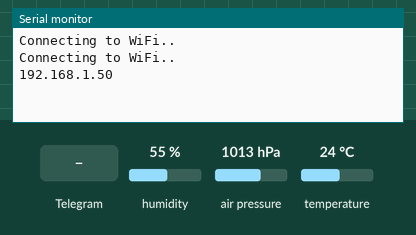
Recording of a sketch running on a simulated ESP8266 (NodeMCU). Parts: the last lines printed to the serial monitor. The inputs (shaded band) are chosen by the test bench; at power-on: humidity 55 %, air pressure 1013 hPa, temperature 24 °C. WiFi joins after 1.5 s; servers stay silent unless stated; network time is answered at once with the bench clock; the local clock reads 2024-03-15 10:24:30 at power-on unless the sketch sets it.

Above: at 3.2 s.
3.3 s: Telegram message "/start" received
At 4.6 s:
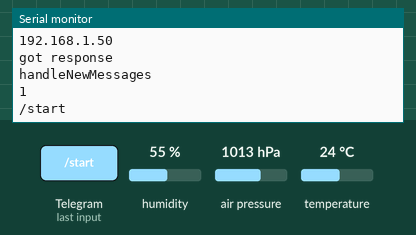
5.1 s: Telegram message "/readings" received
At 6.1 s:
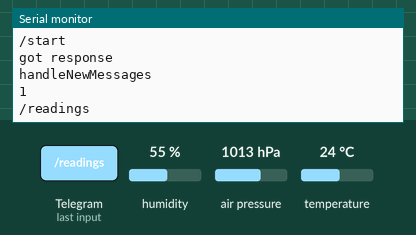
7.0 s: Telegram message "/temperature" received
At 8.6 s:
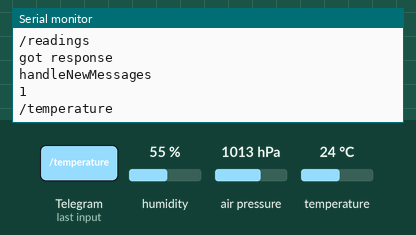
8.9 s: Telegram message "/humidity" received
At 10.4 s:
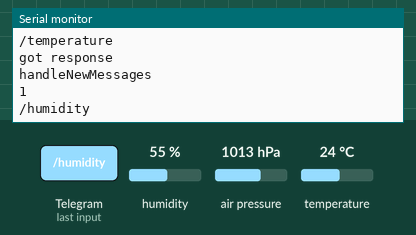
10.8 s: Telegram message "/pressure" received
At 12.0 s:
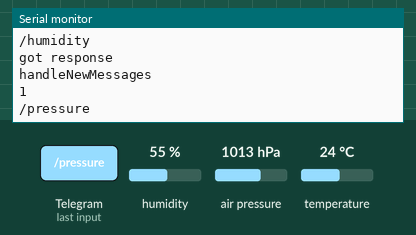

Measured:
- after the input at 3.3 s, the serial monitor: prints a new line after 0.33 s (image 1)
- after the input at 5.1 s, the serial monitor: prints a new line after 0.44 s (image 2)
- after the input at 7.0 s, the serial monitor: prints a new line after 0.44 s (image 3)
- after the input at 8.9 s, the serial monitor: prints a new line after 0.44 s (image 4)
- after the input at 10.8 s, the serial monitor: prints a new line after 0.45 s (image 5)

The sketch:

2.0.1.ino
```cpp
#ifdef ESP32
#include "WiFi.h"
#else
#include "ESP8266WiFi.h"
#endif
#include "WiFiClientSecure.h"
#include "UniversalTelegramBot.h"
#include "ArduinoJson.h"
#include "Adafruit_BME280.h"
#include "Adafruit_Sensor.h"
#include <WiFiUdp.h>
#include <NTPClient.h>

const char* ssid = "*******";
const char* password = "*******";

const long utcOffsetInSeconds = 7200;

char daysOfTheWeek[7][23] = {"Воскресенье", "Понедельник", "Вторник", "Среда", "Четверг", "Пятница", "Суббота"};

WiFiUDP ntpUDP;
NTPClient timeClient(ntpUDP, "pool.ntp.org", utcOffsetInSeconds);

#define BOTtoken "5785951704:AAEhQfziLkTfzeq_3r_TxfEbOZyT2DMJCPM"

#ifdef ESP8266
  X509List cert(TELEGRAM_CERTIFICATE_ROOT);
#endif

WiFiClientSecure client;
UniversalTelegramBot bot(BOTtoken, client);

 int botRequestDelay = 1000;
 unsigned long lastTimeBotRan;

 Adafruit_BME280 bme;

 String getReadings(){
  float temperature, humidity, pressure;
  temperature = bme.readTemperature();
  humidity = bme.readHumidity();
  pressure = bme.readPressure() / 100.0F * 0.7500637554192;
  if (timeClient.getHours() >= 00 && timeClient.getHours() <= 4 && timeClient.getMinutes() >= 00 && timeClient.getMinutes() <= 59){
    String message = "🌙 "  + String(daysOfTheWeek[timeClient.getDay()]) + "  ";
    message += String(timeClient.getHours()) + ":";
    message += String(timeClient.getMinutes()) + " \n \n ";
    message += "🌡Температура: " + String(temperature) + " ºC \n";
    message += "💧 Влажность: " + String(humidity) + " % \n";
    message += "㎪ Давление: " + String(pressure) + " Mm";
    return message;
  }
  if (timeClient.getHours() >= 5 && timeClient.getHours() <= 11 && timeClient.getMinutes() >= 00 && timeClient.getMinutes() <= 59){
    String message = "🌅 "  + String(daysOfTheWeek[timeClient.getDay()]) + "  ";
    message += String(timeClient.getHours()) + ":";
    message += String(timeClient.getMinutes()) + " \n \n ";
    message += "🌡Температура: " + String(temperature) + " ºC \n";
    message += "💧 Влажность: " + String(humidity) + " % \n";
    message += "㎪ Давление: " + String(pressure) + " Mm";
    return message;
  }
  if (timeClient.getHours() >= 12 && timeClient.getHours() <= 17 && timeClient.getMinutes() >= 00 && timeClient.getMinutes() <= 59){
    String message = "☀ " + String(daysOfTheWeek[timeClient.getDay()]) + "  ";
    message += String(timeClient.getHours()) + ":";
    message += String(timeClient.getMinutes()) + " \n \n ";
    message += "🌡Температура: " + String(temperature) + " ºC \n";
    message += "💧 Влажность: " + String(humidity) + " % \n";
    message += "㎪ Давление: " + String(pressure) + " Mm";

    return message;
  }
  if (timeClient.getHours() >= 18 && timeClient.getHours() <= 23 && timeClient.getMinutes() >= 00 && timeClient.getMinutes() <= 59){
    String message = "🌄"  + String(daysOfTheWeek[timeClient.getDay()]) + "  ";
    message += String(timeClient.getHours()) + ":";
    message += String(timeClient.getMinutes()) + " \n \n ";
    message += "🌡Температура: " + String(temperature) + " ºC \n";
    message += "💧 Влажность: " + String(humidity) + " % \n";
    message += "㎪ Давление: " + String(pressure) + " Mm";
    return message;
  }
 }

 String getTempr(){
  float temperature;
  temperature = bme.readTemperature();
  String message = "🌡 Температура: " + String(temperature) + " ºC \n";
  return message;
 }
  String getHum(){
  float humidity;
  humidity = bme.readHumidity();
  String message = "💧 Влажность: " + String(humidity) + " % \n";
  return message;
 }
 String getPres(){
  float pressure;
  pressure = bme.readPressure() / 100.0F * 0.7500637554192;
  String message = "㎪ Давление: " + String(pressure) + " Mm \n";
  return message;
 }


void handleNewMessages(int numNewMessages){
  Serial.println("handleNewMessages");
  Serial.println(String(numNewMessages));

  for (int i = 0; i < numNewMessages; i++){
    String chat_id = String(bot.messages[i].chat_id);
    String text = bot.messages[i].text;
    Serial.println(text);

    String from_name = bot.messages[i].from_name;

    if (text == "/start"){
      String welcome = "Добро пожаловать, " + from_name + ".\n";
      welcome += "Используйте эти команды, чтобы получить данные:\n\n";
      welcome += "/readings \n";
      welcome += "/temperature \n";
      welcome += "/humidity \n";
      welcome += "/pressure \n";
      bot.sendMessage(chat_id, welcome, "");
    }
    if (text == "/readings"){
      String readings = getReadings();
      bot.sendMessage(chat_id, readings, "");
    }
        if (text == "/temperature"){
      String readings = getTempr();
      bot.sendMessage(chat_id, readings, "");
    }
        if (text == "/humidity"){
      String readings = getHum();
      bot.sendMessage(chat_id, readings, "");
    }
        if (text == "/pressure"){
      String readings = getPres();
      bot.sendMessage(chat_id, readings, "");
    }
  }
}
void setup(){
  Serial.begin(115200);

  #ifdef ESP8266
    configTime(0, 0, "pool.ntp.org");
    client.setTrustAnchors(&cert);
  #endif

  if (!bme.begin(0x76)){
    Serial.println("Could not find a valid sensor!");
    while(1);
  }

  WiFi.mode(WIFI_STA);
  WiFi.begin(ssid, password);
  #ifdef ESP32
    client.setCACert(TELEGRAM_CERTIFICATE_ROOT); // Add root certificate for api.telegram.org
  #endif
  while (WiFi.status() != WL_CONNECTED){
    delay(1000);
    Serial.println("Connecting to WiFi..");
  }
  Serial.println(WiFi.localIP());

  timeClient.begin();
}
void loop(){
  timeClient.update();

  if (millis() > lastTimeBotRan + botRequestDelay){
    int numNewMessages = bot.getUpdates(bot.last_message_received +1);

    while(numNewMessages){
      Serial.println("got response");
      handleNewMessages(numNewMessages);
      numNewMessages = bot.getUpdates(bot.last_message_received +1);
    }
    lastTimeBotRan = millis();
  }
}
```
